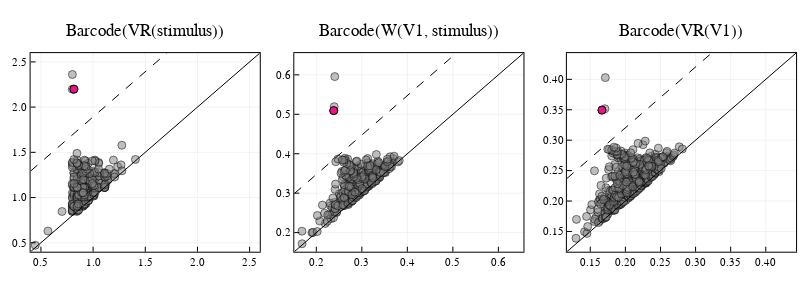

Notebook code cell kept with this figure:
### Code cell
# plot similarity-centric analogous pairs 
# select Witness bar
witness_idx = 364 # choose among 360, 364, 365

# get all barcodes
barcode_VR_stimulus = barcode(VR_stimulus, dim = 1)
barcode_VR_V1 = barcode(VR_V1, dim = 1)
barcode_W_V1_stimulus = barcode(W_V1_stimulus["eirene_output"], dim = dim)

# plot all persistence diagrams & significance feature cutoff
selected_stimulus, cutoff_stimulus = select_persistent_intervals_IQR(barcode_VR_stimulus)
p1 = plot_PD(barcode_VR_stimulus; 
            cutoff = cutoff_stimulus,  
            highlight = analogous_stimulus[witness_idx]["baseline_bar_extension"],
            title = "Barcode(VR(stimulus))", 
            titlefontsize = 12)

selected_W_V1_stimulus, cutoff_W_V1_stimulus = select_persistent_intervals_IQR(barcode_W_V1_stimulus)
p2 = plot_PD(barcode_W_V1_stimulus; 
            cutoff = cutoff_W_V1_stimulus, 
            highlight = [witness_idx],
            title = "Barcode(W(V1, stimulus))", 
            titlefontsize = 12)

selected_V1, cutoff_V1 = select_persistent_intervals_IQR(barcode_VR_V1)
p3 = plot_PD(barcode_VR_V1; 
            cutoff = cutoff_V1, 
            highlight = analogous_V1[witness_idx]["baseline_bar_extension"],
            title = "Barcode(VR(V1))", 
            titlefontsize = 12)

plot(p1, p2, p3, layout = grid(1,3), size = (800, 300))

### Figure 1 — Plotly figure (JSON) as saved in the notebook; plotly's stock layout.template omitted (floating-point values rounded to 4 significant figures; data arrays with more than 128 entries replaced by an {"elided": "..."} marker saying what was removed)
{"data": [{"colorbar": {"title": ""}, "hoverinfo": "text", "legendgroup": "", "marker": {"color": "rgba(128, 128, 128, 0.500)", "line": {"color": "rgba(0, 0, 0, 0.500)", "width": 1}, "size": 8, "symbol": "circle"}, "mode": "markers", "name": "", "showlegend": false, "text": {"elided": "277 int values"}, "type": "scatter", "x": {"elided": "277 float values"}, "xaxis": "x1", "y": {"elided": "277 float values"}, "yaxis": "y1", "zmax": null, "zmin": null}, {"colorbar": {"title": ""}, "hoverinfo": "text", "legendgroup": "", "marker": {"color": "rgba(238, 18, 137, 1.000)", "line": {"color": "rgba(0, 0, 0, 1.000)", "width": 1}, "size": 8, "symbol": "circle"}, "mode": "markers", "name": "", "showlegend": false, "text": [277], "type": "scatter", "x": [0.8161], "xaxis": "x1", "y": [2.199], "yaxis": "y1", "zmax": null, "zmin": null}, {"colorbar": {"title": ""}, "hoverinfo": "none", "legendgroup": "", "line": {"color": "rgba(0, 0, 0, 1.000)", "dash": "solid", "shape": "linear", "width": 1}, "mode": "lines", "name": "", "showlegend": false, "type": "scatter", "x": [0.4009, 0.4224, 0.6207, 0.7399, 0.8407, 0.9501, 1.051, 1.159, 1.285, 1.396, 1.494, 1.6, 1.707, 1.826, 1.939, 2.056, 2.154, 2.275, 2.388, 2.569, 2.597], "xaxis": "x1", "y": [0.4009, 0.4224, 0.6207, 0.7399, 0.8407, 0.9501, 1.051, 1.159, 1.285, 1.396, 1.494, 1.6, 1.707, 1.826, 1.939, 2.056, 2.154, 2.275, 2.388, 2.569, 2.597], "yaxis": "y1", "zmax": null, "zmin": null}, {"colorbar": {"title": ""}, "hoverinfo": "none", "legendgroup": "", "line": {"color": "rgba(0, 0, 0, 1.000)", "dash": "dash", "shape": "linear", "width": 1}, "mode": "lines", "name": "", "showlegend": false, "type": "scatter", "x": [0.4009, 0.4224, 0.6207, 0.7399, 0.8407, 0.9501, 1.051, 1.159, 1.285, 1.396, 1.494, 1.6, 1.707, 1.826, 1.939, 2.056, 2.154, 2.275, 2.388, 2.569, 2.597], "xaxis": "x1", "y": [1.293, 1.314, 1.512, 1.632, 1.732, 1.842, 1.943, 2.051, 2.176, 2.288, 2.385, 2.492, 2.599, 2.718, 2.83, 2.948, 3.046, 3.167, 3.28, 3.461, 3.489], "yaxis": "y1", "zmax": null, "zmin": null}, {"colorbar": {"title": ""}, "hoverinfo": "text", "legendgroup": "", "marker": {"color": "rgba(128, 128, 128, 0.500)", "line": {"color": "rgba(0, 0, 0, 0.500)", "width": 1}, "size": 8, "symbol": "circle"}, "mode": "markers", "name": "", "showlegend": false, "text": {"elided": "365 int values"}, "type": "scatter", "x": {"elided": "365 float values"}, "xaxis": "x2", "y": {"elided": "365 float values"}, "yaxis": "y2", "zmax": null, "zmin": null}, {"colorbar": {"title": ""}, "hoverinfo": "text", "legendgroup": "", "marker": {"color": "rgba(238, 18, 137, 1.000)", "line": {"color": "rgba(0, 0, 0, 1.000)", "width": 1}, "size": 8, "symbol": "circle"}, "mode": "markers", "name": "", "showlegend": false, "text": [364], "type": "scatter", "x": [0.2382], "xaxis": "x2", "y": [0.5093], "yaxis": "y2", "zmax": null, "zmin": null}, {"colorbar": {"title": ""}, "hoverinfo": "none", "legendgroup": "", "line": {"color": "rgba(0, 0, 0, 1.000)", "dash": "solid", "shape": "linear", "width": 1}, "mode": "lines", "name": "", "showlegend": false, "type": "scatter", "x": [0.1516, 0.1565, 0.202, 0.2293, 0.2524, 0.2775, 0.3007, 0.3255, 0.3542, 0.3797, 0.4021, 0.4266, 0.4511, 0.4783, 0.5041, 0.531, 0.5536, 0.5812, 0.6072, 0.6487, 0.6551], "xaxis": "x2", "y": [0.1516, 0.1565, 0.202, 0.2293, 0.2524, 0.2775, 0.3007, 0.3255, 0.3542, 0.3797, 0.4021, 0.4266, 0.4511, 0.4783, 0.5041, 0.531, 0.5536, 0.5812, 0.6072, 0.6487, 0.6551], "yaxis": "y2", "zmax": null, "zmin": null}, {"colorbar": {"title": ""}, "hoverinfo": "none", "legendgroup": "", "line": {"color": "rgba(0, 0, 0, 1.000)", "dash": "dash", "shape": "linear", "width": 1}, "mode": "lines", "name": "", "showlegend": false, "type": "scatter", "x": [0.1516, 0.1565, 0.202, 0.2293, 0.2524, 0.2775, 0.3007, 0.3255, 0.3542, 0.3797, 0.4021, 0.4266, 0.4511, 0.4783, 0.5041, 0.531, 0.5536, 0.5812, 0.6072, 0.6487, 0.6551], "xaxis": "x2", "y": [0.299, 0.304, 0.3494, 0.3767, 0.3999, 0.4249, 0.4481, 0.4729, 0.5016, 0.5272, 0.5496, 0.574, 0.5985, 0.6257, 0.6515, 0.6784, 0.701, 0.7286, 0.7546, 0.7962, 0.8026], "yaxis": "y2", "zmax": null, "zmin": null}, {"colorbar": {"title": ""}, "hoverinfo": "text", "legendgroup": "", "marker": {"color": "rgba(128, 128, 128, 0.500)", "line": {"color": "rgba(0, 0, 0, 0.500)", "width": 1}, "size": 8, "symbol": "circle"}, "mode": "markers", "name": "", "showlegend": false, "text": {"elided": "596 int values"}, "type": "scatter", "x": {"elided": "596 float values"}, "xaxis": "x3", "y": {"elided": "596 float values"}, "yaxis": "y3", "zmax": null, "zmin": null}, {"colorbar": {"title": ""}, "hoverinfo": "text", "legendgroup": "", "marker": {"color": "rgba(238, 18, 137, 1.000)", "line": {"color": "rgba(0, 0, 0, 1.000)", "width": 1}, "size": 8, "symbol": "circle"}, "mode": "markers", "name": "", "showlegend": false, "text": [595], "type": "scatter", "x": [0.1666], "xaxis": "x3", "y": [0.3494], "yaxis": "y3", "zmax": null, "zmin": null}, {"colorbar": {"title": ""}, "hoverinfo": "none", "legendgroup": "", "line": {"color": "rgba(0, 0, 0, 1.000)", "dash": "solid", "shape": "linear", "width": 1}, "mode": "lines", "name": "", "showlegend": false, "type": "scatter", "x": [0.1167, 0.1199, 0.1494, 0.1671, 0.1821, 0.1983, 0.2133, 0.2294, 0.248, 0.2646, 0.2791, 0.2949, 0.3109, 0.3285, 0.3452, 0.3627, 0.3773, 0.3952, 0.412, 0.439, 0.4432], "xaxis": "x3", "y": [0.1167, 0.1199, 0.1494, 0.1671, 0.1821, 0.1983, 0.2133, 0.2294, 0.248, 0.2646, 0.2791, 0.2949, 0.3109, 0.3285, 0.3452, 0.3627, 0.3773, 0.3952, 0.412, 0.439, 0.4432], "yaxis": "y3", "zmax": null, "zmin": null}, {"colorbar": {"title": ""}, "hoverinfo": "none", "legendgroup": "", "line": {"color": "rgba(0, 0, 0, 1.000)", "dash": "dash", "shape": "linear", "width": 1}, "mode": "lines", "name": "", "showlegend": false, "type": "scatter", "x": [0.1167, 0.1199, 0.1494, 0.1671, 0.1821, 0.1983, 0.2133, 0.2294, 0.248, 0.2646, 0.2791, 0.2949, 0.3109, 0.3285, 0.3452, 0.3627, 0.3773, 0.3952, 0.412, 0.439, 0.4432], "xaxis": "x3", "y": [0.2371, 0.2403, 0.2697, 0.2875, 0.3024, 0.3187, 0.3337, 0.3498, 0.3684, 0.385, 0.3995, 0.4153, 0.4313, 0.4489, 0.4656, 0.483, 0.4977, 0.5156, 0.5324, 0.5594, 0.5635], "yaxis": "y3", "zmax": null, "zmin": null}], "layout": {"annotations": [{"font": {"color": "rgba(0, 0, 0, 1.000)", "family": "sans-serif", "size": 17}, "rotation": 0, "showarrow": false, "text": "Barcode(VR(stimulus))", "x": 0.1815, "xanchor": "center", "xref": "paper", "y": 1, "yanchor": "top", "yref": "paper"}, {"font": {"color": "rgba(0, 0, 0, 1.000)", "family": "sans-serif", "size": 17}, "rotation": 0, "showarrow": false, "text": "Barcode(W(V1, stimulus))", "x": 0.5111, "xanchor": "center", "xref": "paper", "y": 1, "yanchor": "top", "yref": "paper"}, {"font": {"color": "rgba(0, 0, 0, 1.000)", "family": "sans-serif", "size": 17}, "rotation": 0, "showarrow": false, "text": "Barcode(VR(V1))", "x": 0.8519, "xanchor": "center", "xref": "paper", "y": 1, "yanchor": "top", "yref": "paper"}], "height": 300, "legend": {"bgcolor": "rgba(255, 255, 255, 1.000)", "bordercolor": "rgba(0, 0, 0, 1.000)", "font": {"color": "rgba(0, 0, 0, 1.000)", "family": "sans-serif", "size": 11}, "tracegroupgap": 0, "x": 1, "y": 0}, "margin": {"b": 20, "l": 0, "r": 0, "t": 20}, "paper_bgcolor": "rgba(255, 255, 255, 1.000)", "plot_bgcolor": "rgba(255, 255, 255, 1.000)", "showlegend": true, "width": 800, "xaxis1": {"anchor": "y1", "domain": [0.03825, 0.3247], "gridcolor": "rgba(0, 0, 0, 0.100)", "gridwidth": 0.5, "linecolor": "rgba(0, 0, 0, 1.000)", "mirror": true, "range": [0.4009, 2.597], "showgrid": true, "showline": true, "showticklabels": true, "tickangle": 0, "tickcolor": "rgb(0, 0, 0)", "tickfont": {"color": "rgba(0, 0, 0, 1.000)", "family": "sans-serif", "size": 11}, "tickmode": "array", "ticks": "inside", "ticktext": ["0.5", "1.0", "1.5", "2.0", "2.5"], "tickvals": [0.5, 1, 1.5, 2, 2.5], "title": "", "titlefont": {"color": "rgba(0, 0, 0, 1.000)", "family": "sans-serif", "size": 15}, "type": "-", "visible": true, "zeroline": false, "zerolinecolor": "rgba(0, 0, 0, 1.000)"}, "xaxis2": {"anchor": "y2", "domain": [0.3679, 0.6543], "gridcolor": "rgba(0, 0, 0, 0.100)", "gridwidth": 0.5, "linecolor": "rgba(0, 0, 0, 1.000)", "mirror": true, "range": [0.1516, 0.6551], "showgrid": true, "showline": true, "showticklabels": true, "tickangle": 0, "tickcolor": "rgb(0, 0, 0)", "tickfont": {"color": "rgba(0, 0, 0, 1.000)", "family": "sans-serif", "size": 11}, "tickmode": "array", "ticks": "inside", "ticktext": ["0.2", "0.3", "0.4", "0.5", "0.6"], "tickvals": [0.2, 0.3, 0.4, 0.5, 0.6], "title": "", "titlefont": {"color": "rgba(0, 0, 0, 1.000)", "family": "sans-serif", "size": 15}, "type": "-", "visible": true, "zeroline": false, "zerolinecolor": "rgba(0, 0, 0, 1.000)"}, "xaxis3": {"anchor": "y3", "domain": [0.7086, 0.9951], "gridcolor": "rgba(0, 0, 0, 0.100)", "gridwidth": 0.5, "linecolor": "rgba(0, 0, 0, 1.000)", "mirror": true, "range": [0.1167, 0.4432], "showgrid": true, "showline": true, "showticklabels": true, "tickangle": 0, "tickcolor": "rgb(0, 0, 0)", "tickfont": {"color": "rgba(0, 0, 0, 1.000)", "family": "sans-serif", "size": 11}, "tickmode": "array", "ticks": "inside", "ticktext": ["0.15", "0.20", "0.25", "0.30", "0.35", "0.40"], "tickvals": [0.15, 0.2, 0.25, 0.3, 0.35, 0.4], "title": "", "titlefont": {"color": "rgba(0, 0, 0, 1.000)", "family": "sans-serif", "size": 15}, "type": "-", "visible": true, "zeroline": false, "zerolinecolor": "rgba(0, 0, 0, 1.000)"}, "yaxis1": {"anchor": "x1", "domain": [0.1088, 0.8727], "gridcolor": "rgba(0, 0, 0, 0.100)", "gridwidth": 0.5, "linecolor": "rgba(0, 0, 0, 1.000)", "mirror": true, "range": [0.4009, 2.597], "showgrid": true, "showline": true, "showticklabels": true, "tickangle": 0, "tickcolor": "rgb(0, 0, 0)", "tickfont": {"color": "rgba(0, 0, 0, 1.000)", "family": "sans-serif", "size": 11}, "tickmode": "array", "ticks": "inside", "ticktext": ["0.5", "1.0", "1.5", "2.0", "2.5"], "tickvals": [0.5, 1, 1.5, 2, 2.5], "title": "", "titlefont": {"color": "rgba(0, 0, 0, 1.000)", "family": "sans-serif", "size": 15}, "type": "-", "visible": true, "zeroline": false, "zerolinecolor": "rgba(0, 0, 0, 1.000)"}, "yaxis2": {"anchor": "x2", "domain": [0.1088, 0.8727], "gridcolor": "rgba(0, 0, 0, 0.100)", "gridwidth": 0.5, "linecolor": "rgba(0, 0, 0, 1.000)", "mirror": true, "range": [0.1516, 0.6551], "showgrid": true, "showline": true, "showticklabels": true, "tickangle": 0, "tickcolor": "rgb(0, 0, 0)", "tickfont": {"color": "rgba(0, 0, 0, 1.000)", "family": "sans-serif", "size": 11}, "tickmode": "array", "ticks": "inside", "ticktext": ["0.2", "0.3", "0.4", "0.5", "0.6"], "tickvals": [0.2, 0.3, 0.4, 0.5, 0.6], "title": "", "titlefont": {"color": "rgba(0, 0, 0, 1.000)", "family": "sans-serif", "size": 15}, "type": "-", "visible": true, "zeroline": false, "zerolinecolor": "rgba(0, 0, 0, 1.000)"}, "yaxis3": {"anchor": "x3", "domain": [0.1088, 0.8727], "gridcolor": "rgba(0, 0, 0, 0.100)", "gridwidth": 0.5, "linecolor": "rgba(0, 0, 0, 1.000)", "mirror": true, "range": [0.1167, 0.4432], "showgrid": true, "showline": true, "showticklabels": true, "tickangle": 0, "tickcolor": "rgb(0, 0, 0)", "tickfont": {"color": "rgba(0, 0, 0, 1.000)", "family": "sans-serif", "size": 11}, "tickmode": "array", "ticks": "inside", "ticktext": ["0.15", "0.20", "0.25", "0.30", "0.35", "0.40"], "tickvals": [0.15, 0.2, 0.25, 0.3, 0.35, 0.4], "title": "", "titlefont": {"color": "rgba(0, 0, 0, 1.000)", "family": "sans-serif", "size": 15}, "type": "-", "visible": true, "zeroline": false, "zerolinecolor": "rgba(0, 0, 0, 1.000)"}}}
